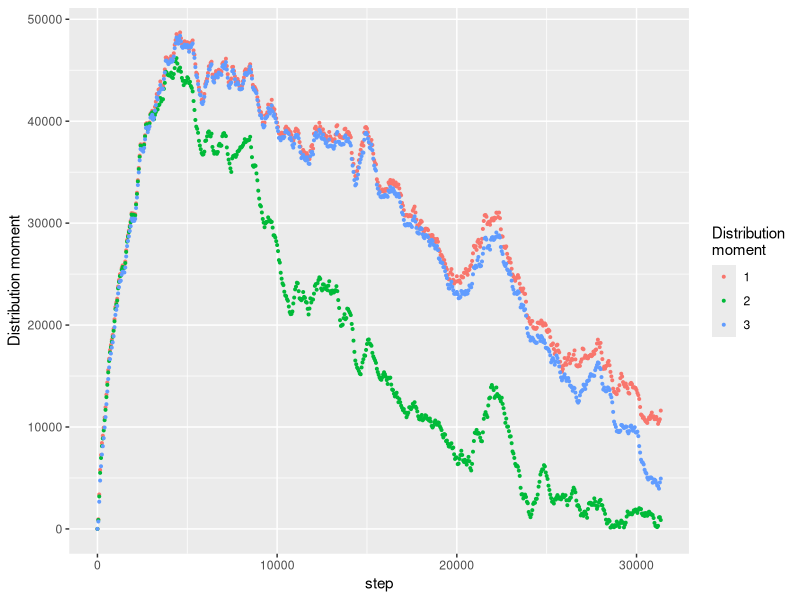

Source code (R):
#
# Plot order parameter moments for different simulated conditions
#

# Load libraries
library(ggplot2)
library(data.table)

# Set working directory
setwd("/Users/Igor/Personal/Github/microtubule_simulation/")

# Load files, annotate, melt & tidyfy.
decay_ordered.dt = fread("decay_or_ordered_state_phi_moments.txt")
names(decay_ordered.dt) = c("step", "moment_1", "moment_2", "moment_3")
decay_tidy.dt = melt(decay_ordered.dt, id.vars=c("step"), measure.vars=names(decay_ordered.dt)[2:4], value.name="moment")

# PLot
decay_ordered.plot = ggplot(decay_tidy.dt, aes(x=step, y=moment, group=variable, color=variable)) +
  geom_point(size=0.7) +
  scale_x_continuous() +
  scale_y_continuous("Distribution moment") +
  scale_color_discrete("Distribution\nmoment", labels=c(1,2,3))
decay_ordered.plot

